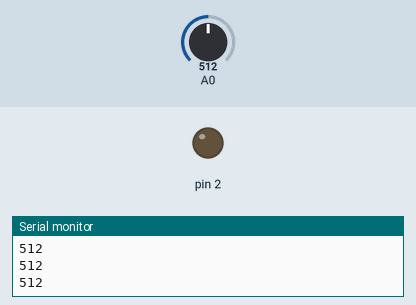
A sketch run on a simulated Arduino Uno, built with avr-gcc and run on an emulated ATmega328P. Shown: output pins drawn as LEDs (lit = HIGH), the last lines printed to the serial monitor. The inputs (shaded band) are chosen by the test bench; at power-on: A0 = 512.

Above: at 1.2 s.
1.3 s: A0 set to 522
At 2.2 s:
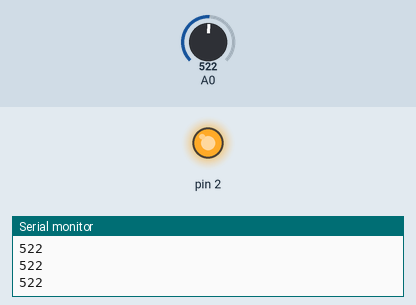
2.8 s: A0 set to 511
At 3.5 s:
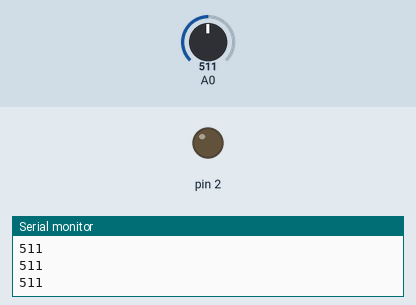
4.3 s: A0 set to 716
At 5.7 s:
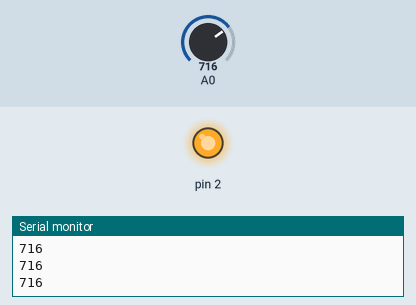
Timing chart, 0 to 7.3 s (numbered marks = the images above; inputs shaded):
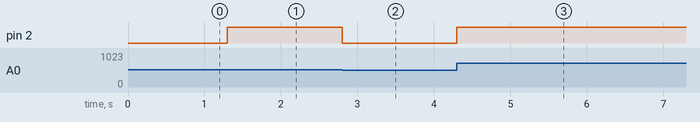

Measured:
- the behaviour switches between 513 and 514 on A0 (found by bisection; images 0 and 1)
- after the input at 1.3 s, pin 2: LOW → HIGH at once
- after the input at 2.8 s, pin 2: HIGH → LOW at once
- after the input at 4.3 s, pin 2: LOW → HIGH at once

The sketch:

LED_pot.ino
```cpp
void setup() {
  // Initialize the serial monitor
  Serial.begin(9600);
  pinMode(2, OUTPUT);
}

void loop() {
  // A0 have possible values 0...1023
  int potValue = analogRead(A0);

  // The function map takes a range of values (0, 1023) in this case
  // and converts it to another range of values (0, 255)
  int mappedVaule = map(potValue, 0, 1023, 0, 255);

  // However, analogWrite has only 0...255
  // because it's 8 bits. So we had to modify with the "map" function
  analogWrite(2, mappedVaule);

  // Output analog data to the serial monitor.
  Serial.println(analogRead(A0));
}
```
